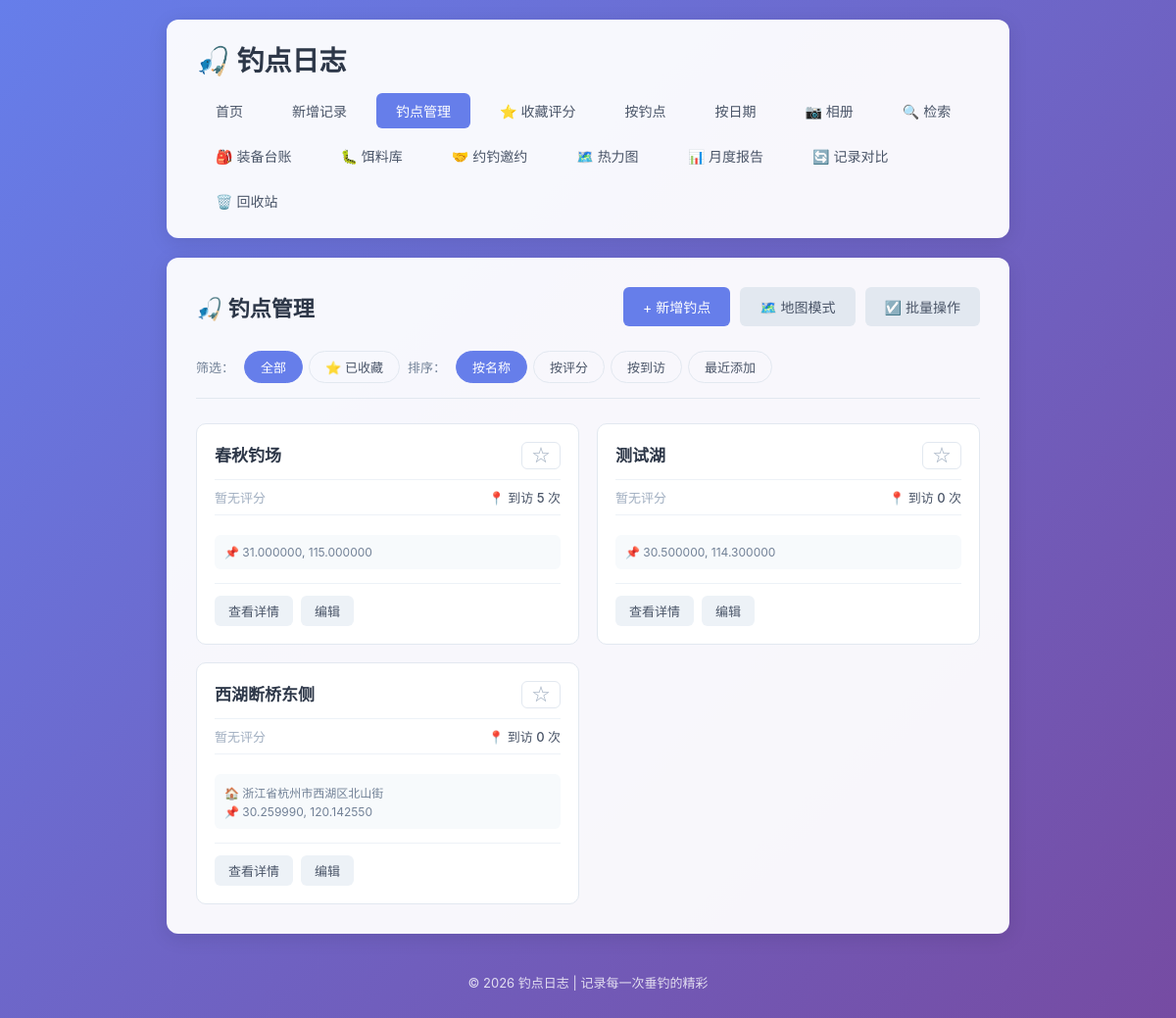
The page /spots on the database as committed earlier.
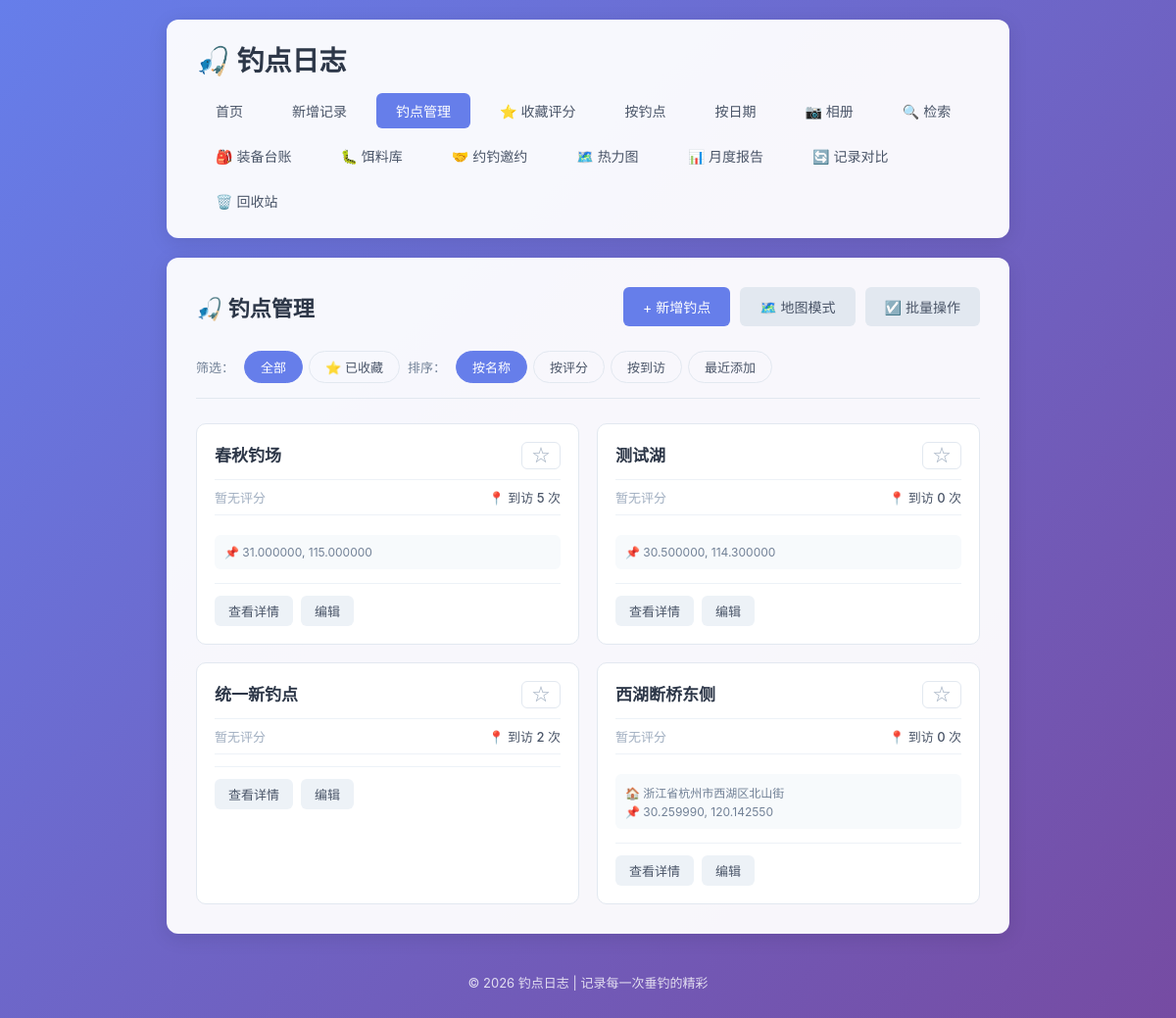
The same page on the database as committed later.
### tables this page shows
CREATE TABLE fishing_spots (
            id INTEGER PRIMARY KEY AUTOINCREMENT,
            name TEXT NOT NULL UNIQUE,
            description TEXT,
            latitude REAL,
            longitude REAL,
            address TEXT,
            is_favorite INTEGER DEFAULT 0,
            created_at TIMESTAMP DEFAULT CURRENT_TIMESTAMP
        , deleted_at TIMESTAMP);

### app.py (the view)
@app.route('/spots')
def spots_list():
    conn = get_db()
    filter_type = request.args.get('filter', 'all')
    sort_by = request.args.get('sort', 'name')
    query = '''
        SELECT s.*,
               (SELECT AVG(r.rating) FROM spot_ratings r WHERE r.spot_id = s.id) as avg_rating,
               (SELECT COUNT(*) FROM spot_ratings r WHERE r.spot_id = s.id) as rating_count
        FROM fishing_spots s
        WHERE s.deleted_at IS NULL
    '''
    params = []
    conditions = []
    if filter_type == 'favorite':
        conditions.append('s.is_favorite = 1')
    if conditions:
        query += ' AND ' + ' AND '.join(conditions)
    if sort_by == 'rating':
        query += ' ORDER BY avg_rating IS NULL, avg_rating DESC, s.name'
    elif sort_by == 'visit':
        query += ' ORDER BY (SELECT COUNT(*) FROM fishing_logs l WHERE l.spot = s.name) DESC, s.name'
    elif sort_by == 'recent':
        query += ' ORDER BY s.created_at DESC'
    else:
        query += ' ORDER BY s.name'
    spots = conn.execute(query, params).fetchall()
    spot_list = []
    for spot in spots:
        spot_dict = dict(spot)
        spot_dict['visit_count'] = get_spot_visit_count(conn, spot['name'])
        spot_dict['avg_rating'] = round(spot_dict['avg_rating'], 1) if spot_dict['avg_rating'] else 0
        spot_list.append(spot_dict)
    conn.close()
    return render_template('spots.html', spots=spot_list, filter_type=filter_type, sort_by=sort_by)

### app.py (called while the page is built)
def get_db():
    conn = sqlite3.connect(DB_PATH)
    conn.row_factory = sqlite3.Row
    return conn

def get_spot_visit_count(conn, spot_name):
    result = conn.execute(
        'SELECT COUNT(*) as cnt FROM fishing_logs WHERE spot = ? AND deleted_at IS NULL',
        (spot_name,)
    ).fetchone()
    return result['cnt'] if result else 0

### templates/spots.html (shortened to what the changed rows need)
{% extends 'base.html' %}
{% block content %}
    <div class="page-header">
        <h2>🎣 钓点管理</h2>
    </div>
    <div id="spots-list-container">
    {% if spots %}
        <div class="spot-grid">
            {% for spot in spots %}
                <div class="spot-card" data-spot-id="{{ spot['id'] }}" data-spot-name="{{ spot['name'] }}">
                    <div class="spot-card-header">
                        <div class="spot-title-row">
                            <h3 class="spot-name">
                                <a href="{{ url_for('spot_detail', spot_id=spot['id']) }}">{{ spot['name'] }}</a>
                            </h3>
                            <button class="favorite-btn {% if spot['is_favorite'] %}favorited{% endif %}"
                                    data-spot-id="{{ spot['id'] }}"
                                    onclick="toggleFavorite(this); event.stopPropagation();">
                                {% if spot['is_favorite'] %}★{% else %}☆{% endif %}
                            </button>
                        </div>
                        <div class="spot-stats">
                            <div class="spot-rating">
                                {% if spot['avg_rating'] > 0 %}
                                    <span class="rating-stars">
                                        {% for i in range(5) %}
                                            {% if i < spot['avg_rating']|round(0, 'floor') %}★
                                            {% else %}☆{% endif %}
                                        {% endfor %}
                                    </span>
                                    <span class="rating-value">{{ spot['avg_rating'] }}</span>
                                    <span class="rating-count">({{ spot['rating_count'] }})</span>
                                {% else %}
                                    <span class="no-rating">暂无评分</span>
                                {% endif %}
                            </div>
                            <div class="spot-visits">
                                📍 到访 {{ spot['visit_count'] }} 次
                            </div>
                        </div>
                    </div>
                    {% if spot['address'] or spot['latitude'] %}
                        <div class="spot-location">
                            {% if spot['address'] %}
                                <span class="spot-address">🏠 {{ spot['address'] }}</span>
                            {% endif %}
                            {% if spot['latitude'] and spot['longitude'] %}
                                <span class="spot-coords">
                                    📌 {{ '%.6f'|format(spot['latitude']) }}, {{ '%.6f'|format(spot['longitude']) }}
                                </span>
                            {% endif %}
                        </div>
                    {% endif %}
                    <div class="spot-card-footer">
                        <a href="{{ url_for('spot_detail', spot_id=spot['id']) }}" class="btn btn-small">查看详情</a>
                        <a href="{{ url_for('edit_spot', spot_id=spot['id']) }}" class="btn btn-small">编辑</a>
                    </div>
                </div>
            {% endfor %}
        </div>
    {% else %}
        <div class="empty-state">
            <p>{% if filter_type == 'favorite' %}还没有收藏的钓点哦！{% else %}还没有添加任何钓点，快去添加第一个吧！{% endif %}</p>
            <a href="{{ url_for('add_spot') }}" class="btn btn-primary">+ 新增钓点</a>
        </div>
    {% endif %}
    </div>
    <link rel="stylesheet" href="https://unpkg.com/leaflet@1.9.4/dist/leaflet.css" />
{% endblock %}

Rows that differ between the two databases and show on the page:
added fishing_spots: name "统一新钓点", visit_count "2"
